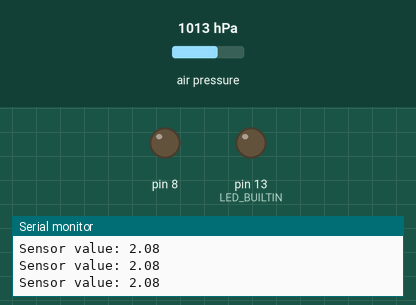
A program run on a simulated Arduino Leonardo, built with avr-gcc and run on an emulated ATmega32U4. Parts: output pins drawn as LEDs (lit = HIGH), the last lines printed to the serial monitor. The test bench sets the inputs (shaded band); at power-on: air pressure 1013 hPa. Storage starts empty.

Above: at 6.2 s.
6.3 s: air pressure set to 1015 hPa
At 6.55 s:
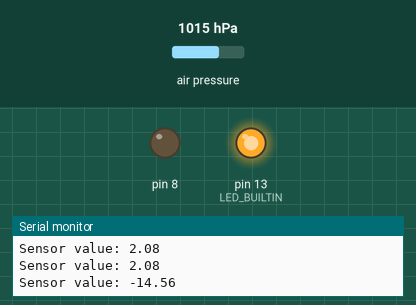
Timing chart, 0 to 15.3 s (numbered marks = the images above; inputs shaded):
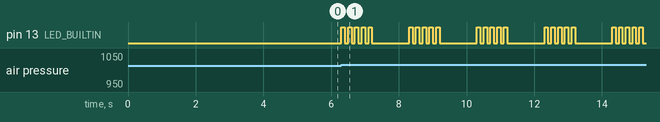

Measured:
- the behaviour switches between 1013 and 1014 hPa on air pressure (found by bisection; images 0 and 1)
- after the input at 6.3 s, pin 13 (LED_BUILTIN): LOW → HIGH at once, then repeats every 2.0 s: 4 × (LOW 0.10 s, HIGH 0.10 s), LOW 1.1 s, HIGH 0.10 s

The program:

main.cpp
```cpp
#include "Arduino.h"
#include <Wire.h>
#include <SPI.h>
#include <Adafruit_MPL3115A2.h>
#include <SD.h>

// Set LED_BUILTIN if it is not defined by Arduino framework
// #define LED_BUILTIN 13
byte ALTIM_ADDR = 0x60;

Adafruit_MPL3115A2 baro;

// Set the pins used
#define cardSelect 4

File logfile;

void error(uint8_t errno)
{
	while (1)
	{
		uint8_t i;
		for (i = 0; i < errno; i++)
		{
			digitalWrite(13, HIGH);
			delay(100);
			digitalWrite(13, LOW);
			delay(100);
		}
		for (i = errno; i < 10; i++)
		{
			delay(200);
		}
	}
}

void setup()
{
	delay(5000);
	pinMode(LED_BUILTIN, OUTPUT);
	Serial.begin(9600);

	if (!baro.begin())
	{
		Serial.println("Could not find sensor. Check wiring.");
		error(2);
	}
	baro.setSeaPressure(1013.26);

	// see if the card is present and can be initialized:
	if (!SD.begin(cardSelect))
	{
		Serial.println("Card init. failed!");
		error(3);
	}
	char filename[15];
	strcpy(filename, "/ANALOG00.TXT");
	for (uint8_t i = 0; i < 100; i++)
	{
		filename[7] = '0' + i / 10;
		filename[8] = '0' + i % 10;
		// create if does not exist, do not open existing, write, sync after write
		if (!SD.exists(filename))
		{
			break;
		}
	}

	logfile = SD.open(filename, FILE_WRITE);
	if (!logfile)
	{
		Serial.print("Couldnt create ");
		Serial.println(filename);
		error(4);
	}
	Serial.print("Writing to ");
	Serial.println(filename);

	pinMode(13, OUTPUT);
	pinMode(8, OUTPUT);
	Serial.println("Ready!");
}

int logCount = 0;

void loop()
{
	// turn the LED on (HIGH is the voltage level)
	digitalWrite(LED_BUILTIN, HIGH);

	// unsigned int lsb, msb;

	// Wire.beginTransmission(ALTIM_ADDR); // Address of the altimeter
	// Wire.write(0x02); // Command to read altitude
	// Wire.endTransmission();
	// Wire.requestFrom(ALTIM_ADDR, 2, true); // Request 2 bytes of data

	// lsb = Wire.read();
	// msb = Wire.read();

	// Wire.endTransmission(false);

	// int altitude = ((msb << 8) | lsb);

	float altitude = baro.getAltitude();

	Serial.print("Sensor value: ");
	Serial.println(altitude);

	logfile.print(logCount);
	logfile.print(",");
	logfile.println(altitude);
	logfile.flush();

	logCount++;

	if (altitude <= 0)
	{
		error(5);
	}

	// turn the LED off by making the voltage LOW
	digitalWrite(LED_BUILTIN, LOW);

	delay(20);
}
```
